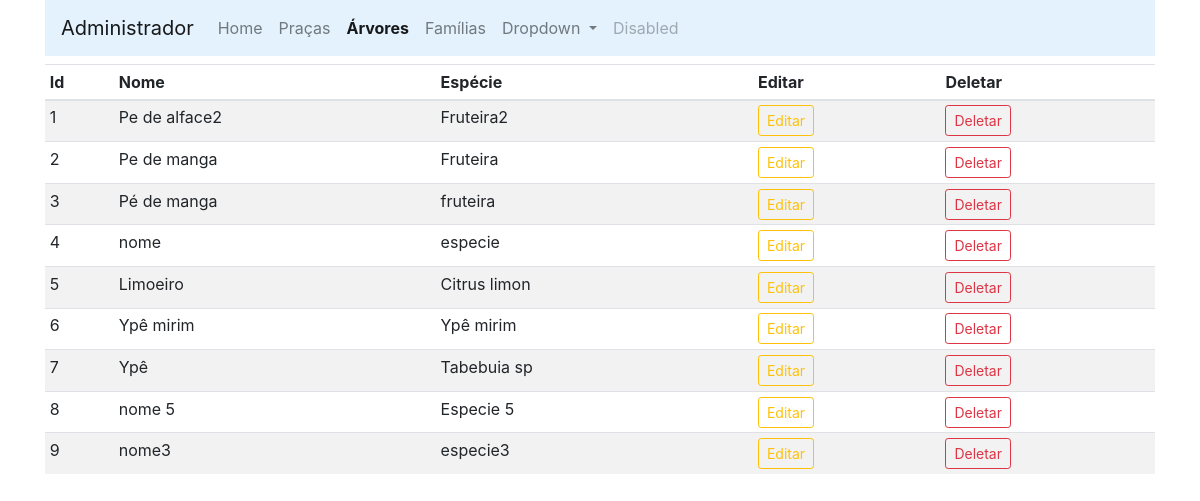
Page /arvores (signed in) on the earlier database version.
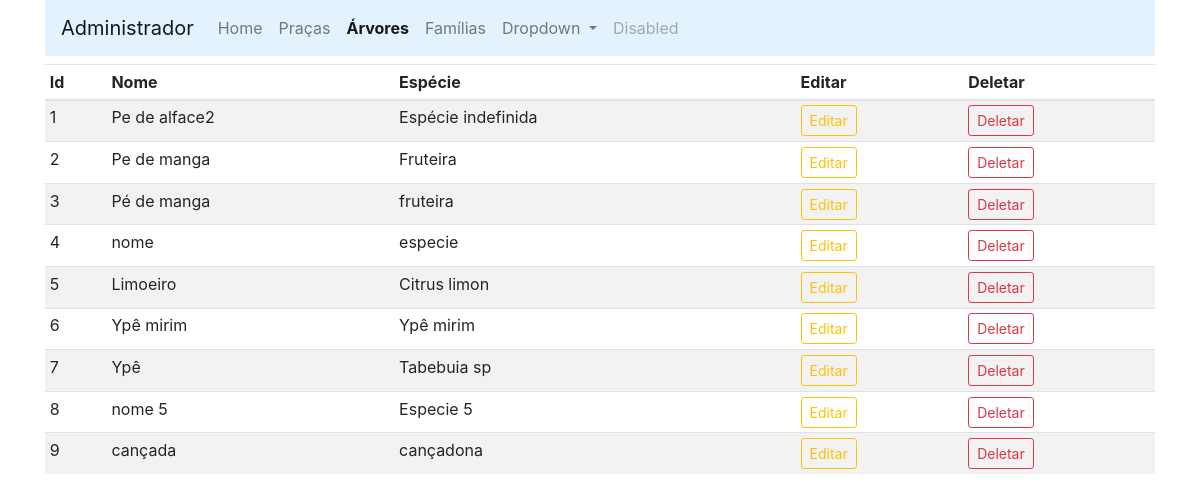
Same page on the later database version.
### app_arbo/trees/models.py (models this page shows)
class Arvore (db.Model):
    id=db.Column(db.Integer,primary_key=True)
    name=db.Column(db.String(30),nullable=False,unique=True)
    especie=db.Column(db.String(100),nullable=False,unique=True) #teste

### app_arbo/admin/rotas.py (the view)
@app.route('/arvores')
def arvores():
    if 'email' not in session:
        flash(f'Favor faça seu login no sistema.', 'success')
        return redirect(url_for('login'))
    arvores = Arvore.query.order_by(Arvore.id.desc()).all()
    return render_template('admin/arvores.html', title='Página Árvores', arvores=arvores)

### app_arbo/templates/admin/arvores.html (shortened to what this page needs)
{% extends 'layouts.html' %}
{% block content %}
<div class="container">
    <nav class="navbar navbar-expand-lg navbar-light" style="background-color: #e3f2fd;">
        <a class="navbar-brand" href="/admin">Administrador</a>
        <div class="collapse navbar-collapse" id="navbarSupportedContent">
          <ul class="navbar-nav mr-auto">
            <li class="nav-item ">
              <a class="nav-link" href="/admin">Home <span class="sr-only">(current)</span></a>
            </li>
            <li class="nav-item">
              <a class="nav-link" href="/pracas">Praças</a>
            </li>
            <li class="nav-item active">
              <a class="nav-link" href="/arvores"><strong>Árvores</strong></a>
            </li>
            <li class="nav-item">
              <a class="nav-link" href="/familias">Famílias</a>
            </li>
            <li class="nav-item dropdown">
              <a class="nav-link dropdown-toggle" href="#" id="navbarDropdown" role="button" data-toggle="dropdown" aria-haspopup="true" aria-expanded="false">
                Dropdown
              </a>
            </li>
            <li class="nav-item">
              <a class="nav-link disabled" href="#" tabindex="-1" aria-disabled="true">Disabled</a>
            </li>
          </ul>
        </div>
      </nav>
</div>
<div class="container mt-2">
    <table class="table table-sm table-striped">
        <thead>
            <th>Id</th>
            <th>Nome</th>
            <th>Espécie</th>
            <th></th>
            <th>Editar</th>
            <th>Deletar</th>
        </thead>
        <tbody>
            {% if arvores %}
            {% for arvore in arvores %}
            <tr>
                <td>{{loop.index}}</td>
                <td>{{arvore.name}}</td>
                <td>{{arvore.especie}}</td>
                <td></td>
                <td><a href="{{url_for('updatearvore', id=arvore.id)}}" class="btn btn-sm btn-outline-warning">Editar</a></td>
                <td><a href="" class="btn btn-sm btn-outline-danger">Deletar</a></td>
            </tr>
            {% endfor %}
            {% endif %}
        </tbody>
    </table>
</div>
{% endblock content %}

### app_arbo/templates/layouts.html (shortened to what this page needs)
<!doctype html>
<html lang="pt-br">
  <head>
    <link rel="stylesheet" href="{{url_for('static', filename='css/bootstrap.min.css')}}">
  </head>
  <body>
{% block content %}
{% endblock content %}
  </body>
</html>

Differences in the rows shown:
removed Arvore: name "nome3", especie "especie3"
changed Arvore "Pe de alface2": especie "Fruteira2" → "Espécie indefinida"
added Arvore: name "cançada", especie "cançadona"
